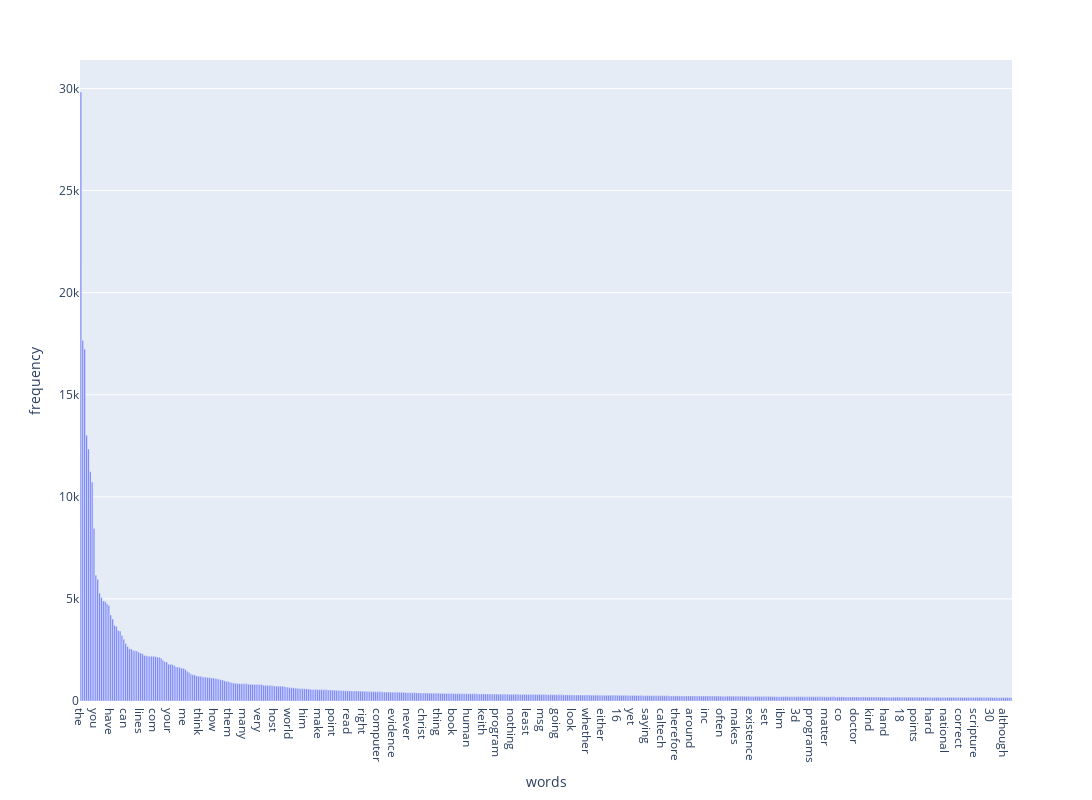

Write notebook code for a chart like this one.
### Markdown cell above
### >>> **Exercise 14 (take home):** 
Additionally, you can attempt to sort the terms on the `x-axis` by frequency instead of in alphabetical order. This way the visualization is more meaninfgul and you will be able to observe the so called [long tail](https://en.wikipedia.org/wiki/Long_tail) (get familiar with this term since it will appear a lot in data mining and other statistics courses). see picture below

![alt txt](https://upload.wikimedia.org/wikipedia/commons/thumb/8/8a/Long_tail.svg/1000px-Long_tail.svg.png)

### Code cell
# Answer here
words = count_vect.get_feature_names_out()
term_frequencies = np.asarray(X_counts.sum(axis=0))[0]

index = np.lexsort((words, -term_frequencies))
term_frequencies_sort = term_frequencies[index]
words_sort = words[index]

df_todraw = pd.DataFrame({"words" : words_sort, "frequency" : term_frequencies_sort})
fig = px.bar(df_todraw[:500], x = "words", y = "frequency")
fig.update_layout(width=1300, height=800)
fig.show()

### Figure 1 — Plotly figure (JSON) as saved in the notebook; plotly's stock layout.template omitted (floating-point values rounded to 4 significant figures; data arrays with more than 128 entries replaced by an {"elided": "..."} marker saying what was removed)
{"data": [{"hovertemplate": "words=%{x}<br>frequency=%{y}<extra></extra>", "legendgroup": "", "marker": {"color": "#636efa", "pattern": {"shape": ""}}, "name": "", "orientation": "v", "showlegend": false, "textposition": "auto", "type": "bar", "x": {"elided": "500 str values"}, "xaxis": "x", "y": {"elided": "500 int values"}, "yaxis": "y"}], "layout": {"barmode": "relative", "height": 800, "legend": {"tracegroupgap": 0}, "margin": {"t": 60}, "width": 1300, "xaxis": {"anchor": "y", "domain": [0, 1], "title": {"text": "words"}}, "yaxis": {"anchor": "x", "domain": [0, 1], "title": {"text": "frequency"}}}}
